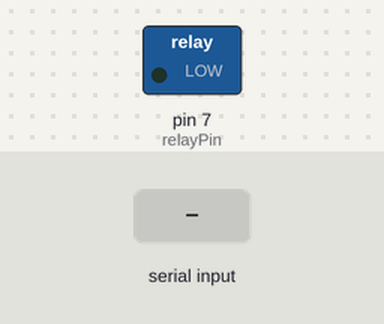
A sketch run on a simulated Arduino Uno, built with avr-gcc and run on an emulated ATmega328P. Shown: switched loads named in the sketch (green lamp = pin HIGH). The inputs (shaded band) are chosen by the test bench.

Above: at 1.2 s.
1.3 s: "0" received over Serial
At 2.5 s:
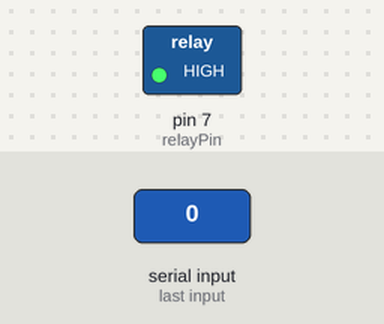
2.8 s: "1" received over Serial
At 3.7 s:
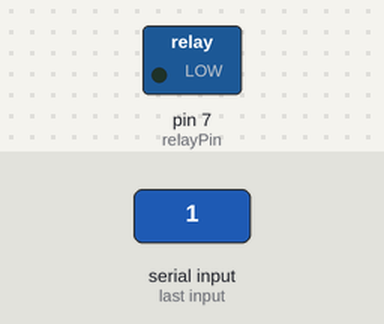
Timing chart, 0 to 5.8 s (numbered marks = the images above; inputs shaded):
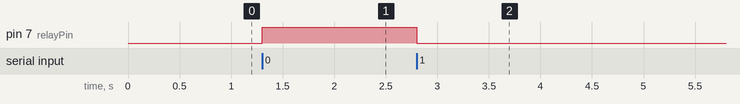

The sketch:

smart_energy_system.ino
```cpp
int relayPin = 7;  // Pin connected to the relay module

void setup() {
  pinMode(relayPin, OUTPUT);
  digitalWrite(relayPin, LOW); // Ensure relay is off initially
  Serial.begin(9600);
}

void loop() {
  if (Serial.available() > 0) {
    char signal = Serial.read();  // Read signal from Python script
    if (signal == '0') {
      digitalWrite(relayPin, HIGH); // Turn ON appliances
    } else if (signal == '1') {
      digitalWrite(relayPin, LOW);  // Turn OFF appliances
    }
  }
}
```

Measured:
- after the input at 1.3 s, pin 7 (relayPin): LOW → HIGH at once
- after the input at 2.8 s, pin 7 (relayPin): HIGH → LOW at once
